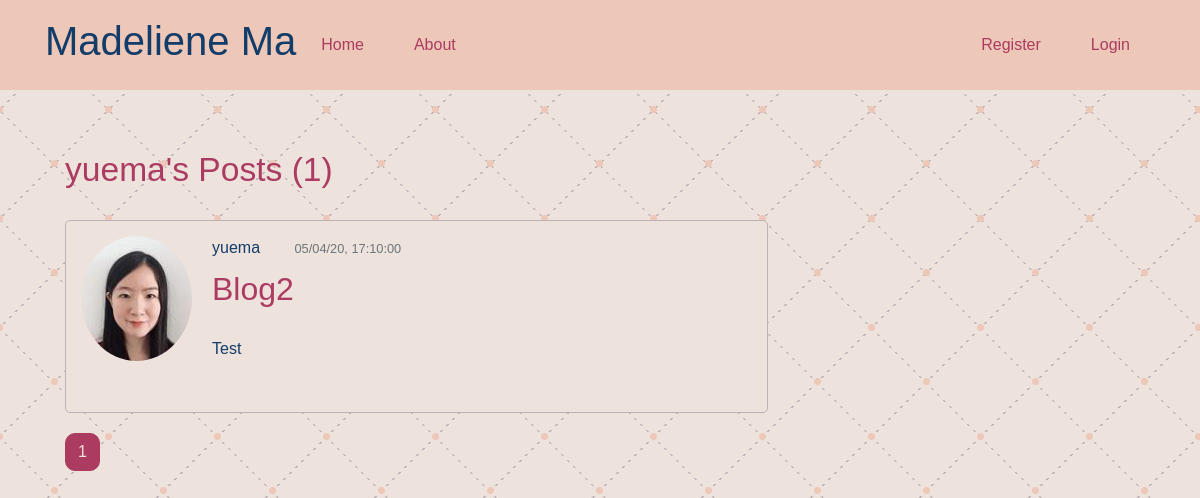
Before: /user/yuema with the older database file.
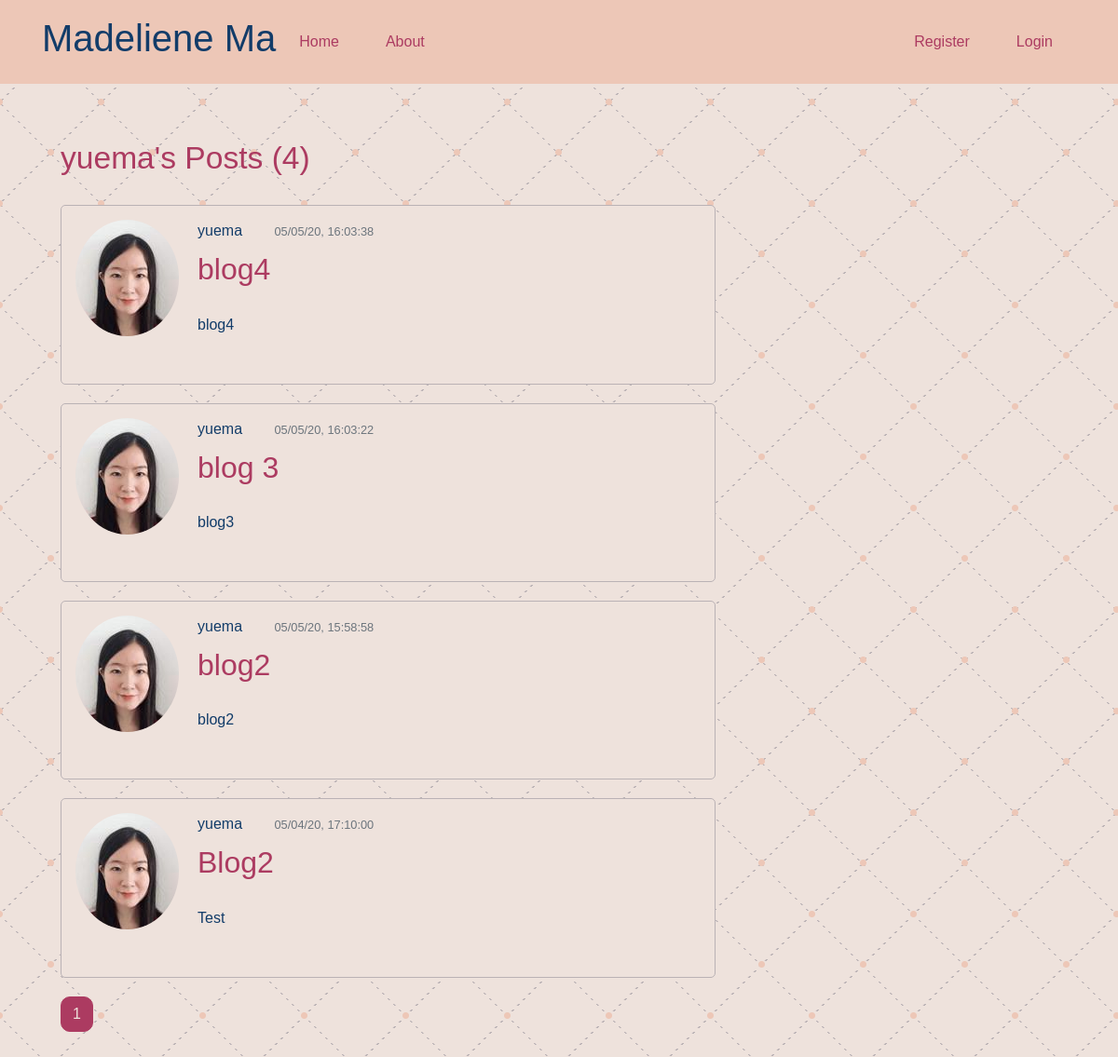
After: the same page with the newer database file.
### flaskwebsite/models.py (models this page shows, shortened)
class User(db.Model, UserMixin):
    id = db.Column(db.Integer, primary_key=True)
    username = db.Column(db.String(20), unique=True, nullable=False)
    email = db.Column(db.String(120), unique=True, nullable=False)
    image_file = db.Column(db.String(20), nullable=False, default='default.jpg')
    password = db.Column(db.String(60), nullable=False)
    posts = db.relationship('Post', backref='author', lazy=True)

class Post(db.Model):
    id = db.Column(db.Integer, primary_key=True)
    title = db.Column(db.String(100), nullable=False)
    date_posted = db.Column(db.DateTime, nullable=False, default=datetime.utcnow)
    content = db.Column(db.Text, nullable=False)
    user_id = db.Column(db.Integer, db.ForeignKey('user.id'), nullable=False)

### flaskwebsite/routes.py (the view)
@app.route('/user/<string:username>')
def user_posts(username):
    page = request.args.get('page', 1, type=int)
    user = User.query.filter_by(username=username).first_or_404()
    posts = Post.query.filter_by(author=user)\
        .order_by(Post.date_posted.desc())\
        .paginate(page=page, per_page=5)
    return render_template('user_posts.html', posts=posts, user=user)

### flaskwebsite/templates/user_posts.html
{% extends "layout.html" %}
{% block content %}
    <h3><div class="post-section">{{ user.username }}'s Posts ({{posts.total}})</div></h3>
    {% for post in posts.items %}
        <article class="media form-section">
            <img class="rounded-circle article-img" src="{{url_for('static',
             filename='profile_pics/' + post.author.image_file)}}">
          <div class="media-body">
            <div class="article-metadata">
                <a class="article-author" href="#">{{ post.author.username }}</a>
                <small class="text-muted">{{ post.date_posted.strftime('%x, %X')}}</small>
            </div>
            <h2><a class="article-title" href="{{url_for('post', post_id=post.id)}}">{{ post.title }}</a></h2>
            <p class="article-content">{{ post.content }}</p>
          </div>
        </article>
    {% endfor %}
    {% for page_num in posts.iter_pages() %}
        {% if page_num %}
            {% if posts.page == page_num %}
                <a class="btn btn-section active" href="{{url_for('home', page=page_num)}}">{{ page_num }}</a>
            {% else %}
                <a class="btn btn-section" href="{{url_for('home', page=page_num)}}">{{ page_num }}</a>
            {% endif %}
        {% else %}
        ...
        {% endif %}
    {% endfor %}
{% endblock %}

### flaskwebsite/templates/layout.html (shortened to what this page needs)
<!doctype html>
<html lang="en">
  <head>
    <link rel="stylesheet" href="https://stackpath.bootstrapcdn.com/bootstrap/4.4.1/css/bootstrap.min.css">
    <link rel="stylesheet" type="text/css" href="{{ url_for('static', filename='main.css') }}">
  </head>
  <body>
  <header class="site-header">
    <nav class="navbar navbar-expand-md navbar-dark bg-color1 fixed-top">
      <div class="container">
        <h1 class="page-header" href="/">Madeliene Ma</h1>
        <div class="collapse navbar-collapse" id="navbarToggle">
            <div class="navbar-nav mr-auto">
              <a class="nav-item nav-link" href="{{url_for('home')}}">Home</a>
              <a class="nav-item nav-link" href="{{url_for('about')}}">About</a>
            </div>
        <div class="navbar-nav">
            {% if current_user.is_authenticated %}
                <a class="nav-item nav-link" href="{{url_for('create_post')}}">New Post</a>
                <a class="nav-item nav-link" href="{{url_for('account')}}">Account</a>
                <a class="nav-item nav-link" href="{{url_for('logout')}}">Logout</a>
            {% else %}
                <a class="nav-item nav-link" href="{{url_for('register')}}">Register</a>
                <a class="nav-item nav-link" href="{{url_for('login')}}">Login</a>
            {% endif %}
            </div>
          </div>
        </div>
      </nav>
</header>
    <main role="main" class="container">
      <div class="row">
        <div class="col-md-8">
        {% block content %}{% endblock %}
        </div>
      </div>
    </main>
</body>
</html>

### flaskwebsite/static/main.css (style rules this page uses)
body { background: radial-gradient(#EDC7B7 3px, transparent 4px), radial-gradient(#EDC7B7 3px, transparent 4px), linear-gradient(#EEE2DC 4px, transparent 0), linear-gradient(45deg, transparent 74px, transparent 75px, #BAB2B5 75px, #BAB2B5 76px, transparent 77px, transparent 109px), linear-gradient(-45deg, transparent 75px, transparent 76px, #BAB2B5 76px, #BAB2B5 77px, transparent 78px, transparent 109px), #EEE2DC; background-size: 109px 109px, 109px 109px,100% 6px, 109px 109px, 109px 109px; background-position: 54px 55px, 0px 0px, 0px 0px, 0px 0px, 0px 0px; color: #123C69; margin: 50px; padding-top: 70px; font-family: 'Ubuntu', 'Lucida Grande', 'Lucida Sans Unicode', 'Geneva', 'Verdana', sans-serif }
h1 { color: #123C69; }
.bg-color1 { background-color:#EDC7B7; }
.site-header .navbar-nav .nav-link { color: #AC3B61; padding: 25px; }
.btn-section { color: #AC3B61; border: 1px solid #AC3B61; border-radius: 10px; }
.btn-section.active { color: #EEE2DC; background-color: #AC3B61; border: 1px solid #AC3B61; border-radius: 10px }
.form-section { background-color: #eee2dc; border: #BAB2B5 solid 1px; border-radius: 5px; margin-bottom: 20px; margin-top: 20px; padding: 15px; }
.post-section { margin-top: 30px; margin-bottom: 30px; font-size: larger; color: #AC3B61; }
.article-author { color: #123C69; margin-left: 20px; margin-right: 30px; padding-bottom: 50px; }
.article-metadata { padding-bottom: 10px; }
.article-title { padding: 20px; color: #AC3B61; margin-top: 20px; }
.article-content { padding: 20px; }

Changed rows visible on the page:
added Post: image_file (picture), author.username "yuema", date_posted "05/05/20, 16:03:38", title "blog4", content "blog4"
added Post: image_file (picture), author.username "yuema", date_posted "05/05/20, 16:03:22", title "blog 3", content "blog3"
added Post: image_file (picture), author.username "yuema", date_posted "05/05/20, 15:58:58", title "blog2", content "blog2"
Other visible differences:
{{ posts.total }}: "1" → "4"
